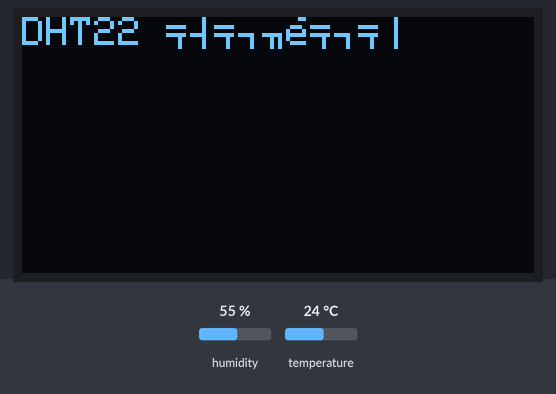
Simulated run of this sketch. Board: ESP32. Shown: 128×64 one-colour display. The test bench sets the inputs (shaded band); at power-on: humidity 55 %, temperature 24 °C.

Above: at 1.1 s.
At 4.2 s:
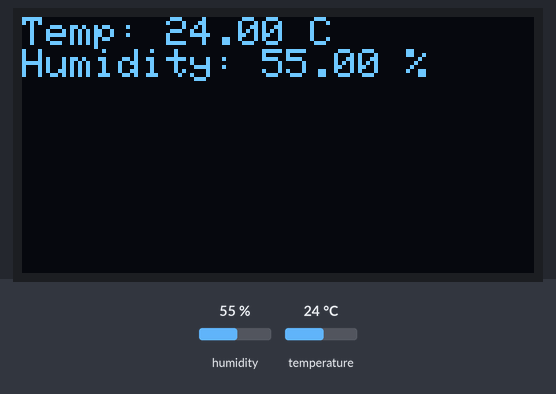
4.3 s: humidity set to 22 %
At 5.5 s:
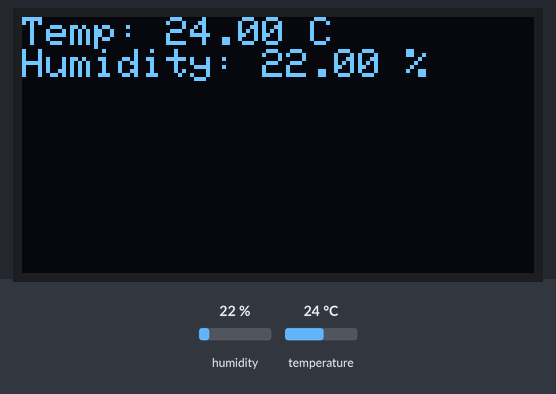
7.0 s: temperature set to 12 °C
At 8.2 s:
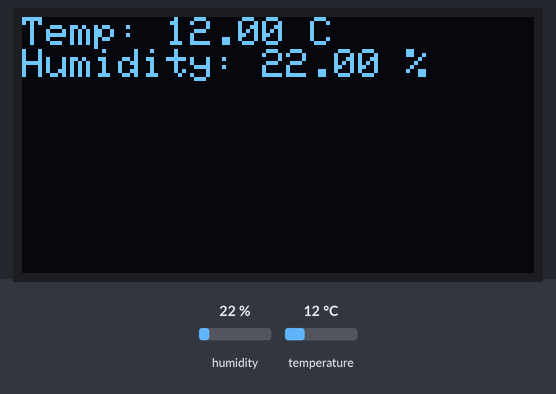
9.7 s: humidity set to 40 %
At 12.3 s:
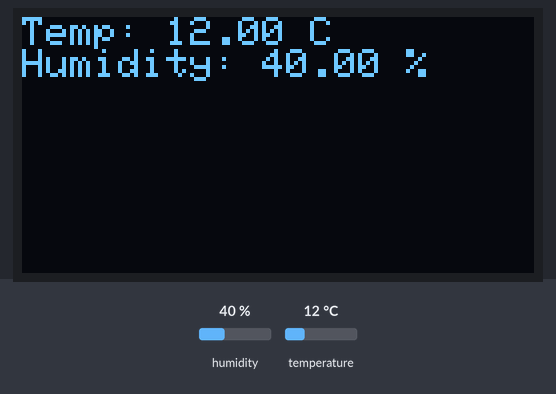
12.7 s: temperature set to 19 °C
Timing chart, 0 to 15.7 s (numbered marks = the images above; inputs shaded):
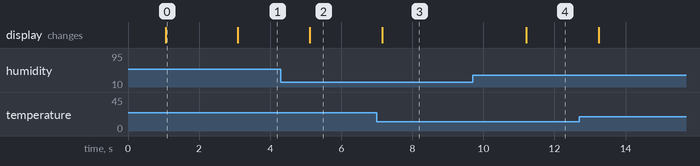

Measured:
- after the input at 4.3 s, the display: changes after 0.82 s (image 2)
- after the input at 7.0 s, the display: changes after 0.15 s (image 3)
- after the input at 9.7 s, the display: changes after 1.5 s (image 4)
- what the display in image 0 shows lasts 2.0 s, from 1.1 s to 3.1 s

The sketch:

sketch.ino
```cpp
#include <Wire.h>
#include <Adafruit_GFX.h>
#include <Adafruit_SSD1306.h>
#include "DHT.h"

// Пины
#define DHTPIN 15
#define DHTTYPE DHT22

// Объекты
DHT dht(DHTPIN, DHTTYPE);

#define SCREEN_WIDTH 128
#define SCREEN_HEIGHT 64
Adafruit_SSD1306 display(SCREEN_WIDTH, SCREEN_HEIGHT, &Wire, -1);

void setup() {
  Serial.begin(9600);
  dht.begin();
  delay(1000); // Немного подождать после инициализации DHT

  // Инициализация OLED
  if (!display.begin(SSD1306_SWITCHCAPVCC, 0x3C)) {
    Serial.println(F("Не удалось запустить OLED дисплей"));
    for (;;);
  }

  display.clearDisplay();
  display.setTextSize(1);
  display.setTextColor(SSD1306_WHITE);
  display.setCursor(0, 0);
  display.println("DHT22 готов");
  display.display();
  delay(2000);
}


void loop() {
  float humidity = dht.readHumidity();
  float temperature = dht.readTemperature();

  display.clearDisplay();
  display.setCursor(0, 0);

  if (isnan(humidity) || isnan(temperature)) {
    display.println("Error reading from input device");
  } else {
    display.print("Temp: ");
    display.print(temperature);
    display.println(" C");

    display.print("Humidity: ");
    display.print(humidity);
    display.println(" %");
  }

  display.display();
  delay(2000);
}
```
